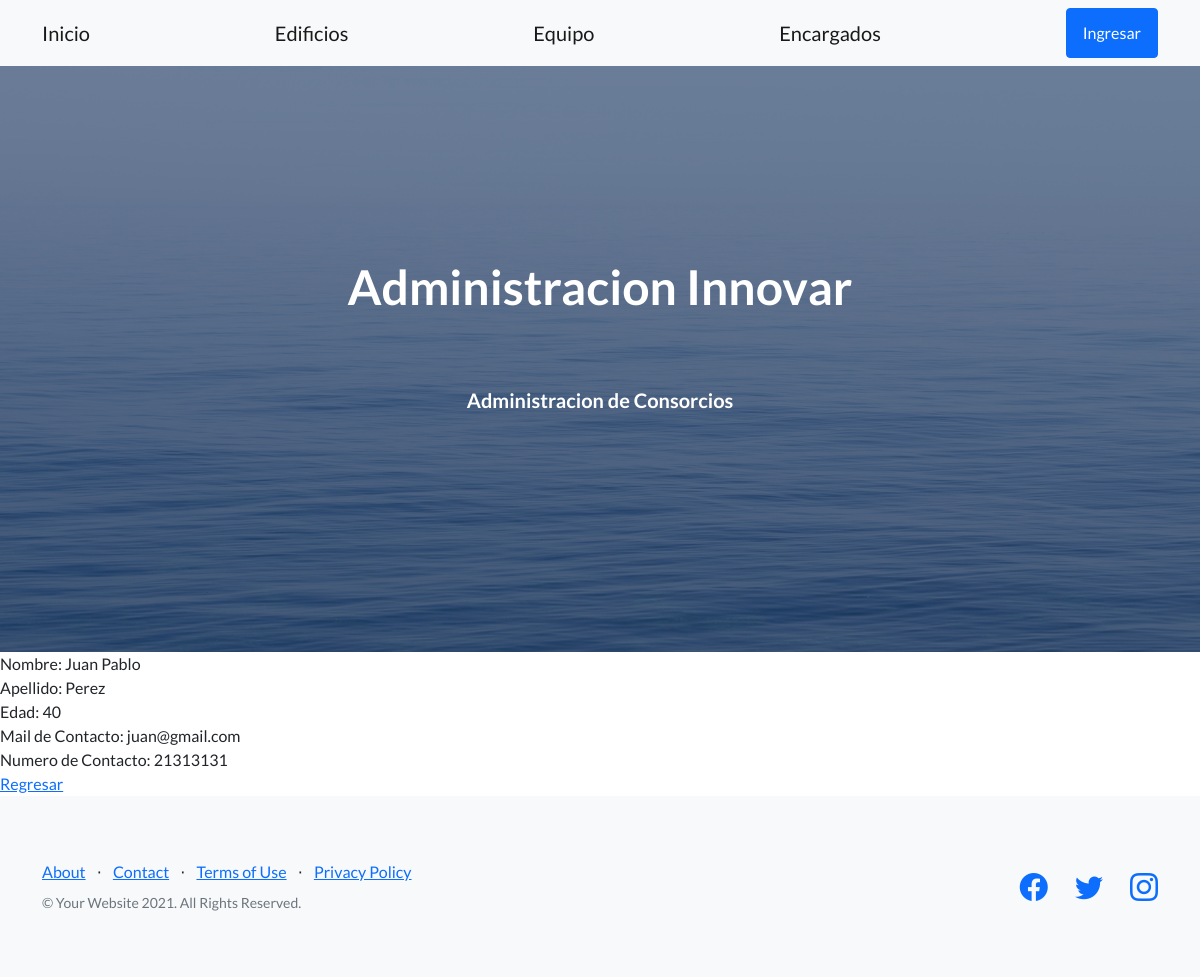
Screenshot of /AppCoder/equipo/detail/2 with the database file from the repository.
### AppCoder/models.py (models this page shows)
class Equipo(models.Model):
    nombre = models.CharField(max_length=40)
    apellido = models.CharField(max_length=40)
    edad = models.IntegerField()
    num_contacto = models.IntegerField()
    mail_contacto = models.CharField(max_length=50)

### AppCoder/views.py (the view)
# urls.py: path("equipo/detail/<pk>", views.EquipoDetail.as_view(), name='DetailTeam'),
class EquipoDetail(DetailView):
    model = Equipo
    template = 'AppCoder/equipo_detail.html'

### AppCoder/templates/AppCoder/equipo_detail.html
{% extends "AppCoder/padre.html" %}
{% load static %}
{% block contenidoQueCambia %}
Nombre: {{equipo.nombre}}
<br>
Apellido: {{equipo.apellido}}
<br>
Edad: {{equipo.edad}}
<br>
Mail de Contacto: {{equipo.mail_contacto}}
<br>
Numero de Contacto: {{equipo.num_contacto}}
<br>
<a href="{%url 'ListTeam' %}">Regresar</a>
{% endblock %}

### rows the page displays
Equipo: nombre "Juan Pablo", apellido "Perez", edad "40", mail_contacto "juan@gmail.com", num_contacto "21313131"
